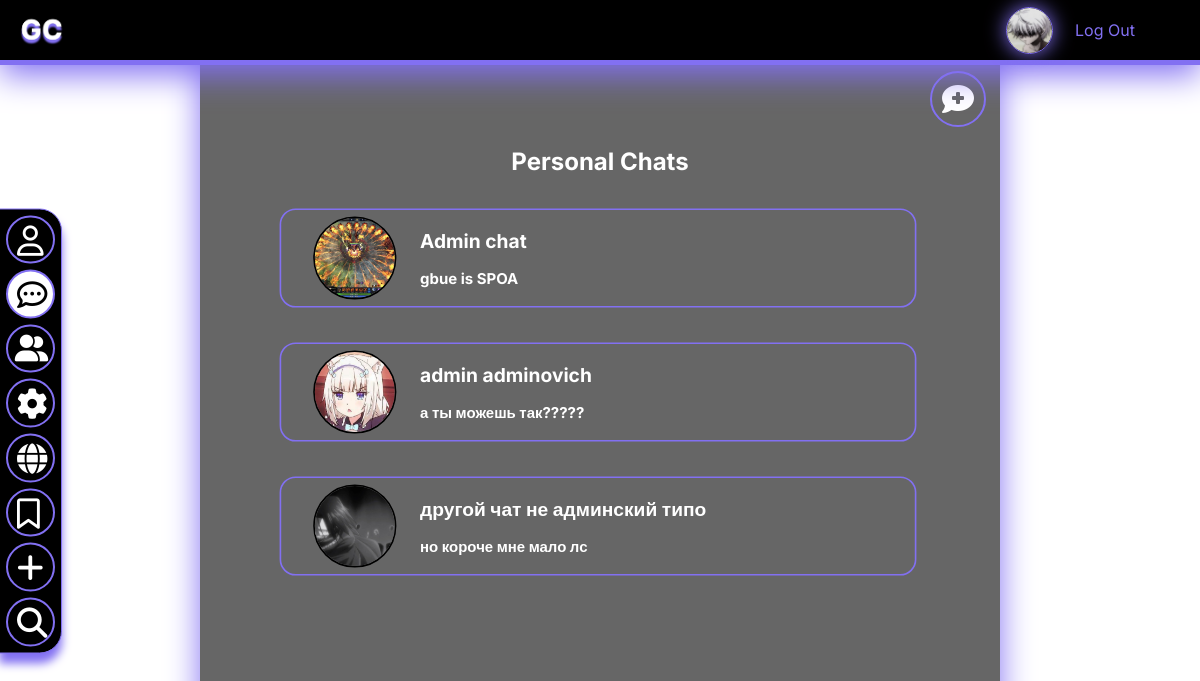
/chatlist (signed in), run on an earlier commit of the app's database.
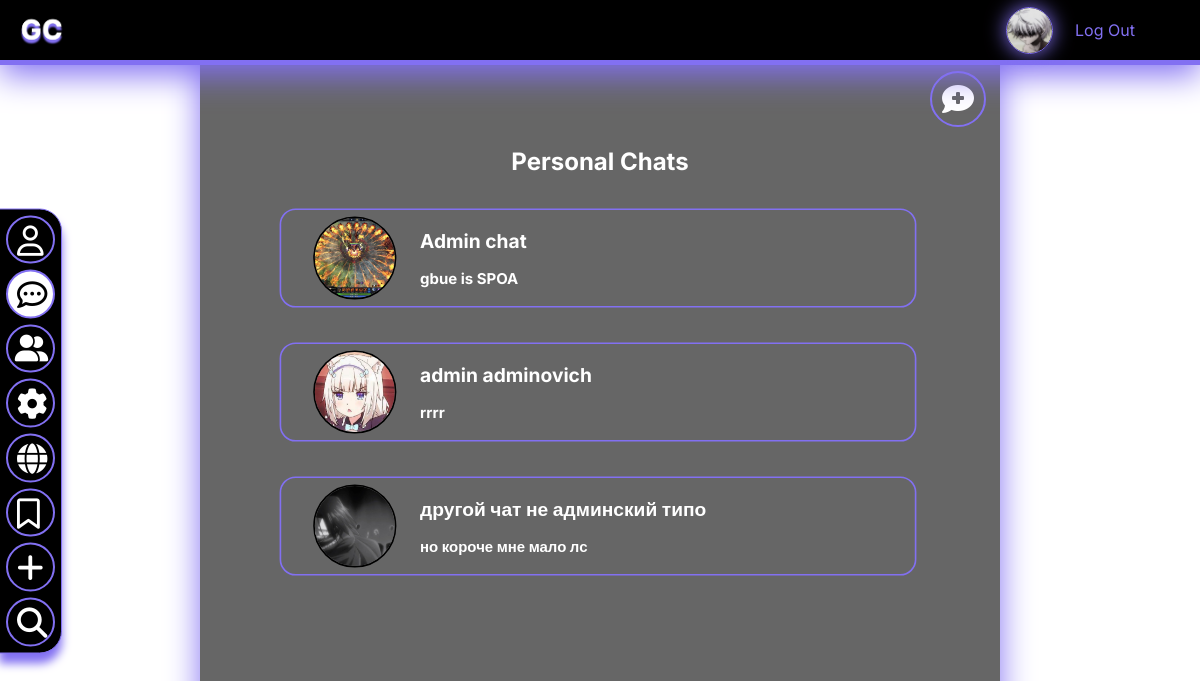
And on a later commit of the database.
### chat/models.py (models this page shows)
class Message(models.Model):
    chat = models.ForeignKey(to=Chat, on_delete=models.CASCADE,
                             verbose_name=_('chat'))
    author = models.ForeignKey(to=User, on_delete=models.CASCADE,
                               verbose_name=_('author'))
    content = models.TextField(verbose_name=_('content'))
    is_read = models.BooleanField(default=False,
                                  verbose_name=_('message has been read'))
    date_create = models.DateTimeField(auto_now=True,
                                       verbose_name=_('date of creation'))
    class Meta:
        verbose_name = _('message')
        verbose_name_plural = _('messages')

class Chat(models.Model):
    name = models.CharField(max_length=50, blank=True,
                            verbose_name=_('chat name'))
    avatar = models.ImageField(upload_to="images/chat_avatars/",
                               default="images/DEFAULT_CHAT_AVATAR.jpg",
                               blank=True)
    is_multy = models.BooleanField(default=False,
                                   verbose_name=_('is multichat'))
    date_create = models.DateTimeField(auto_now=True,
                                       verbose_name=_('date of creation'))
    class Meta:
        verbose_name = _('chat')
        verbose_name_plural = _('chats')

### chat/views.py (the view)
# urls.py: path('chatlist', chat_views.chat_list, name='chat-list'),
@login_required
def chat_list(request):
    def clear(chats):
        for chat in chats:
            if chat['last_message'] is not None:
                yield chat
    context = {}
    chats_objects = get_chats(request.user)
    chats = [generate_chat(chat, request.user)
             for chat
             in chats_objects]
    context['chats'] = clear(chats)
    return render(request, 'chatlist.html', context)

### chat/utils.py (called while the page is built)
def get_chats(user) -> list:
    chats = [access.chat
             for access
             in Access.objects.filter(user=user)
             if access.mode != 0]
    return chats

def generate_chat(chat: Chat, current_user: User) -> dict:
    response = {'id': chat.id,
                'name': get_chat_name(chat, current_user),
                'avatar': get_chat_avatar(chat, current_user),
                'last_message': get_last_message(chat),
                'is_multy': chat.is_multy,
                'info_link': get_chat_info_link(chat, current_user)}
    return response

def get_last_message(chat: Chat) -> Message:
    message = Message.objects.filter(chat=chat).last()
    return message

def get_interlocutor(chat: Chat, current_user: User) -> User | None:
    if chat.is_multy:
        return None
    members = [access.user
               for access
               in Access.objects.filter(chat=chat)]
    for member in members:
        if member == current_user:
            continue
        interlocutor = member
    return interlocutor

### users/utils.py (called while the page is built)
def get_profile(user: User) -> Profile:
    profile = Profile.objects.get(user=user)
    return profile

### chat/templates/chatlist.html (shortened to what this page needs)
{% extends 'base.html' %}
{% load static %}
{% block style %}<link rel="stylesheet" href="{% static '/css/chatlist.css' %}">{% endblock %}
{% block content %}
    <div class="chat_box">
        <a href="{% url 'new-multychat' %}" class = "create_chat"><i class="fa-solid fa-comment-medical create"></i></a>
        <h2 style="text-align:center;"> Personal Chats </h2>
        {% for chat in chats %}
        <a href="{% url 'chat' chat.id %}">
            <div class="chat_item">
                <img class="chat-user-pic image_avatar" src="{{chat.avatar.url}}">
                <div class="chat_texts">
                <h2>{{ chat.name }}</h2>
                {% if chat.last_message %}
                <h3 id="last_message">{{ chat.last_message.content }}</h3>
                {% endif %}
                </div>
            </div>
        </a>
        {% endfor %}
    </div>
{% endblock %}

What changed in the data, as far as the page shows it:
no longer on this page (row unchanged): Message: name "admin adminovich", last_message.content "а ты можешь так?????"
added Message: name "admin adminovich", last_message.content "rrrr"
